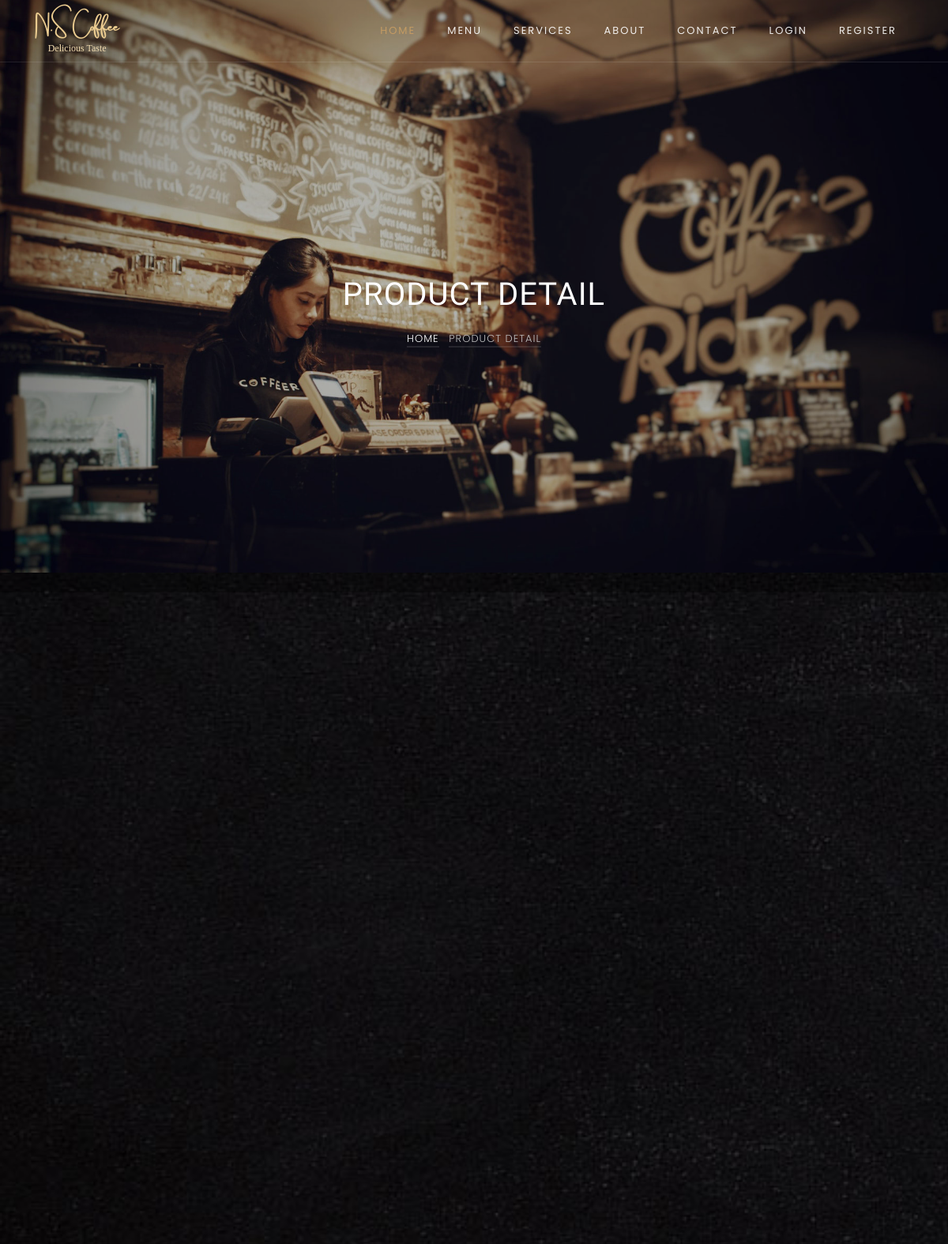
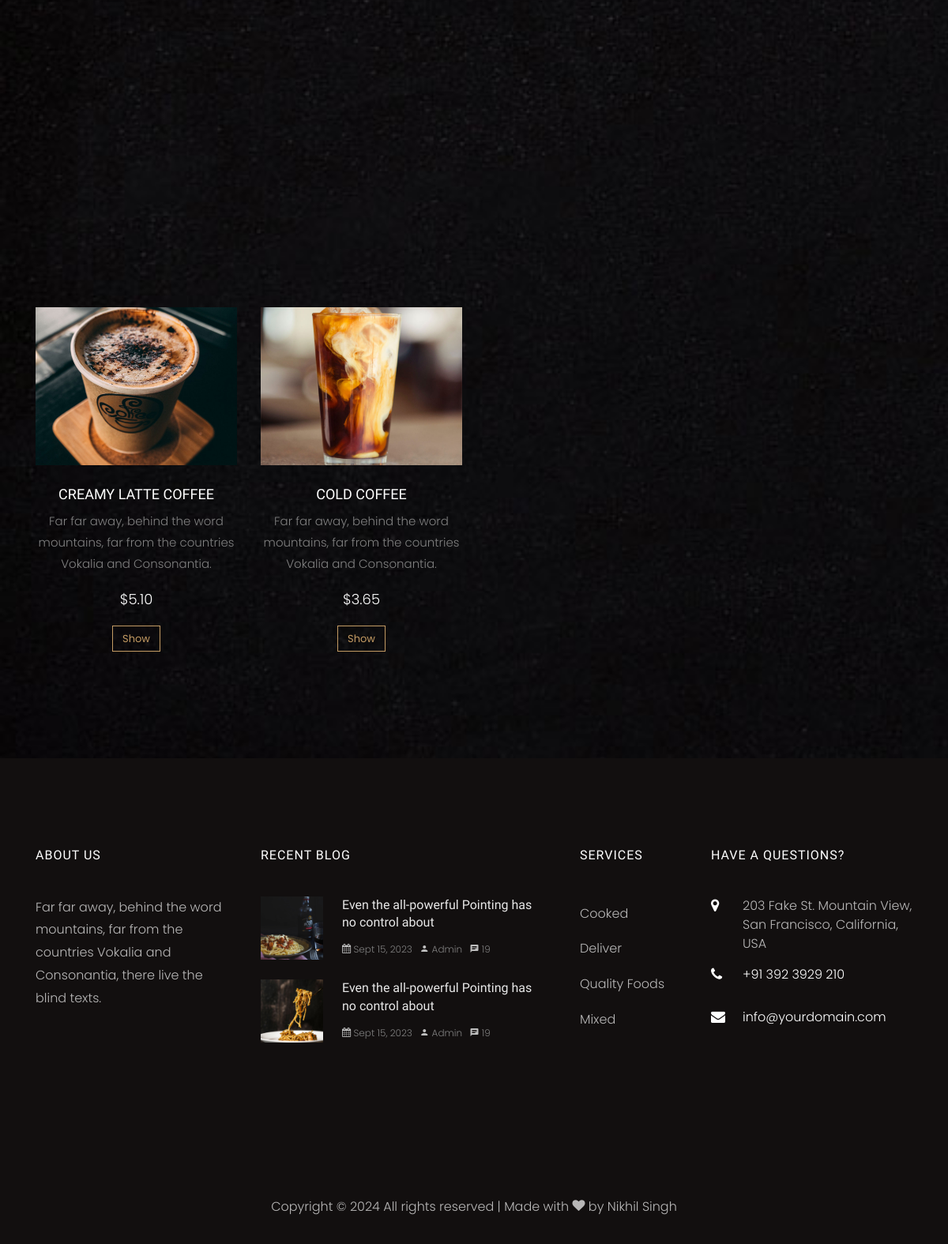
Screenshot of /products/product-single.php?id=1 with the database file from the repository (2 pictures, top to bottom).
### tables this page shows
CREATE TABLE `products` (
  `id` int(3) NOT NULL,
  `name` varchar(100) NOT NULL,
  `image` varchar(400) NOT NULL,
  `description` text NOT NULL,
  `price` varchar(5) NOT NULL,
  `type` varchar(100) NOT NULL,
  `created_at` timestamp NOT NULL DEFAULT current_timestamp()
);

### products/product-single.php (the view, shortened to what this page needs)
<?php require_once "../includes/header.php"; ?>
<?php
if (isset($_GET['id'])) {
	$id = $_GET['id'];
	$query = "SELECT * FROM products WHERE id = {$id}";
	$result = mysqli_query($conn, $query) or die("Query Unsuccessful !!");
	if (mysqli_num_rows($result) > 0) {
		$product = mysqli_fetch_assoc($result);
	}
	$productType = "SELECT * FROM products WHERE type = '{$product['type']}' AND id != {$id}";
	$allProductResult = mysqli_query($conn, $productType) or die("Query Unsuccessful !!");
?>
	<section class="home-slider owl-carousel">
		<div class="slider-item" style="background-image: url(<?php echo url; ?>/images/bg_3.jpg);" data-stellar-background-ratio="0.5">
			<div class="overlay"></div>
			<div class="container">
				<div class="row slider-text justify-content-center align-items-center">
					<div class="col-md-7 col-sm-12 text-center ftco-animate">
						<h1 class="mb-3 mt-5 bread">Product Detail</h1>
						<p class="breadcrumbs"><span class="mr-2"><a href="<?php echo url; ?>/index.php">Home</a></span> <span>Product Detail</span></p>
					</div>
				</div>
			</div>
		</div>
	</section>
	<section class="ftco-section">
		<div class="container">
			<div class="row">
			</div>
		</div>
	</section>
	<section class="ftco-section">
		<div class="container">
			<div class="row justify-content-center mb-5 pb-3">
			</div>
			<div class="row">
				<?php
				while ($row = mysqli_fetch_assoc($allProductResult)) {
				?>
					<div class="col-md-3">
						<div class="menu-entry">
							<a href="product-single.php?id=<?php echo $row['id']; ?>" class="img" style="background-image: url(<?php echo url; ?>/images/<?php echo $row['image']; ?>);"></a>
							<div class="text text-center pt-4">
								<h3><a href="product-single.php?id=<?php echo $row['id']; ?>"><?php echo $row['name']; ?></a></h3>
								<p><?php echo $row['description']; ?></p>
								<p class="price"><span>$<?php echo $row['price']; ?></span></p>
								<p><a href="product-single.php?id=<?php echo $row['id']; ?>" class="btn btn-primary btn-outline-primary">Show</a></p>
							</div>
						</div>
					</div>
			<?php }
			} ?>
			</div>
		</div>
	</section>
	<?php require_once "../includes/footer.php"; ?>

### includes/header.php (shortened to what this page needs)
<!DOCTYPE html>
<html lang="en">
<head>
  <link rel="stylesheet" href="<?php echo url; ?>/css/open-iconic-bootstrap.min.css" />
  <link rel="stylesheet" href="<?php echo url; ?>/css/animate.css" />
  <link rel="stylesheet" href="<?php echo url; ?>/css/owl.carousel.min.css" />
  <link rel="stylesheet" href="<?php echo url; ?>/css/owl.theme.default.min.css" />
  <link rel="stylesheet" href="<?php echo url; ?>/css/magnific-popup.css" />
  <link rel="stylesheet" href="<?php echo url; ?>/css/aos.css" />
  <link rel="stylesheet" href="<?php echo url; ?>/css/ionicons.min.css" />
  <link rel="stylesheet" href="<?php echo url; ?>/css/bootstrap-datepicker.css" />
  <link rel="stylesheet" href="<?php echo url; ?>/css/jquery.timepicker.css" />
  <link rel="stylesheet" href="<?php echo url; ?>/css/flaticon.css" />
  <link rel="stylesheet" href="<?php echo url; ?>/css/icomoon.css" />
  <link rel="stylesheet" href="<?php echo url; ?>/css/style.css">
</head>
<body>
  <nav class="navbar navbar-expand-lg navbar-dark ftco_navbar bg-dark ftco-navbar-light" id="ftco-navbar">
    <div class="container">
      <a class="navbar-brand" href="<?php echo url; ?>/index.php">N.S &nbsp;&nbsp;Coffee<small>Delicious Taste</small></a>
      <div class="collapse navbar-collapse" id="ftco-nav">
        <ul class="navbar-nav ml-auto">
          <li class="nav-item active">
            <a href="<?php echo url; ?>/index.php" class="nav-link">Home</a>
          </li>
          <li class="nav-item">
            <a href="<?php echo url; ?>/menu.php" class="nav-link">Menu</a>
          </li>
          <li class="nav-item">
            <a href="<?php echo url; ?>/services.php" class="nav-link">Services</a>
          </li>
          <li class="nav-item">
            <a href="<?php echo url; ?>/about.php" class="nav-link">About</a>
          </li>
          <li class="nav-item">
            <a href="<?php echo url; ?>/contact.php" class="nav-link">Contact</a>
          </li>
          <?php if (isset($_SESSION['username'])) {
          ?>
            <li class="nav-item cart">
              <a href="<?php echo url; ?>/products/cart.php" class="nav-link"><span class="icon icon-shopping_cart"></span></a>
            </li>
            <li class="nav-item dropdown">
              <a class="nav-link dropdown-toggle" href="#" role="button" data-bs-toggle="dropdown" aria-expanded="false">
                <?php echo $_SESSION['username'] ?>
              </a>
              <ul class="dropdown-menu">
                <li><a class="dropdown-item" href="<?php echo url; ?>/users/bookings.php">My Bookings</a></li>
                <li><a class="dropdown-item" href="<?php echo url; ?>/users/orders.php">My Orders</a></li>
                <li>
                  <hr class="dropdown-divider">
                </li>
                <li><a class="dropdown-item" href="<?php echo url; ?>/auth/logout.php">Log Out</a></li>
              </ul>
            </li>
          <?php } else { ?>
            <li class="nav-item">
              <a href="<?php echo url; ?>/auth/login.php" class="nav-link">login</a>
            </li>
            <li class="nav-item">
              <a href="<?php echo url; ?>/auth/register.php" class="nav-link">register</a>
            </li>
          <?php } ?>
        </ul>
      </div>
    </div>
  </nav>

### includes/footer.php (shortened to what this page needs)
<footer class="ftco-footer ftco-section img">
  <div class="container">
    <div class="row mb-5">
      <div class="col-lg-3 col-md-6 mb-5 mb-md-5">
        <div class="ftco-footer-widget mb-4">
          <h2 class="ftco-heading-2">About Us</h2>
          <p>
            Far far away, behind the word mountains, far from the countries
            Vokalia and Consonantia, there live the blind texts.
          </p>
          <ul class="ftco-footer-social list-unstyled float-md-left float-lft mt-5">
          </ul>
        </div>
      </div>
      <div class="col-lg-4 col-md-6 mb-5 mb-md-5">
        <div class="ftco-footer-widget mb-4">
          <h2 class="ftco-heading-2">Recent Blog</h2>
          <div class="block-21 mb-4 d-flex">
            <a class="blog-img mr-4" style="background-image: url(<?php echo url; ?>/images/image_1.jpg)"></a>
            <div class="text">
              <h3 class="heading">
                <a href="#">Even the all-powerful Pointing has no control about</a>
              </h3>
              <div class="meta">
                <div>
                  <a href="#"><span class="icon-calendar"></span> Sept 15, 2023</a>
                </div>
                <div>
                  <a href="#"><span class="icon-person"></span> Admin</a>
                </div>
                <div>
                  <a href="#"><span class="icon-chat"></span> 19</a>
                </div>
              </div>
            </div>
          </div>
          <div class="block-21 mb-4 d-flex">
            <a class="blog-img mr-4" style="background-image: url(<?php echo url; ?>/images/image_2.jpg)"></a>
            <div class="text">
              <h3 class="heading">
                <a href="#">Even the all-powerful Pointing has no control about</a>
              </h3>
              <div class="meta">
                <div>
                  <a href="#"><span class="icon-calendar"></span> Sept 15, 2023</a>
                </div>
                <div>
                  <a href="#"><span class="icon-person"></span> Admin</a>
                </div>
                <div>
                  <a href="#"><span class="icon-chat"></span> 19</a>
                </div>
              </div>
            </div>
          </div>
        </div>
      </div>
      <div class="col-lg-2 col-md-6 mb-5 mb-md-5">
        <div class="ftco-footer-widget mb-4 ml-md-4">
          <h2 class="ftco-heading-2">Services</h2>
          <ul class="list-unstyled">
            <li><a href="#" class="py-2 d-block">Cooked</a></li>
            <li><a href="#" class="py-2 d-block">Deliver</a></li>
            <li><a href="#" class="py-2 d-block">Quality Foods</a></li>
            <li><a href="#" class="py-2 d-block">Mixed</a></li>
          </ul>
        </div>
      </div>
      <div class="col-lg-3 col-md-6 mb-5 mb-md-5">
        <div class="ftco-footer-widget mb-4">
          <h2 class="ftco-heading-2">Have a Questions?</h2>
          <div class="block-23 mb-3">
            <ul>
              <li>
                <span class="icon icon-map-marker"></span><span class="text">203 Fake St. Mountain View, San Francisco, California,
                  USA</span>
              </li>
              <li>
                <a href="#"><span class="icon icon-phone"></span><span class="text">+91 392 3929 210</span></a>
              </li>
              <li>
                <a href="#"><span class="icon icon-envelope"></span><span class="text">info@yourdomain.com</span></a>
              </li>
            </ul>
          </div>
        </div>
      </div>
    </div>
    <div class="row">
      <div class="col-md-12 text-center">
        <p>
          Copyright &copy; 2024 All rights reserved | Made with
          <i class="icon-heart" aria-hidden="true"></i> by Nikhil Singh
        </p>
      </div>
    </div>
  </div>
</footer>
</body>
</html>

### rows the page displays
products: image (picture), name "CREAMY LATTE COFFEE", description "Far far away, behind the word mountains, far from the countries Vokalia and Consonantia.", price "5.10"
products: image (picture), name "COLD COFFEE", description "Far far away, behind the word mountains, far from the countries Vokalia and Consonantia.", price "3.65"
